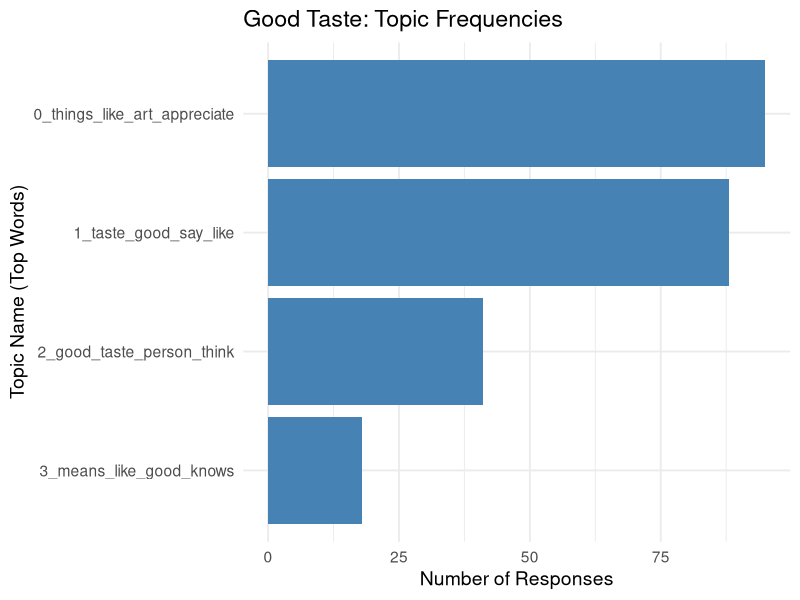
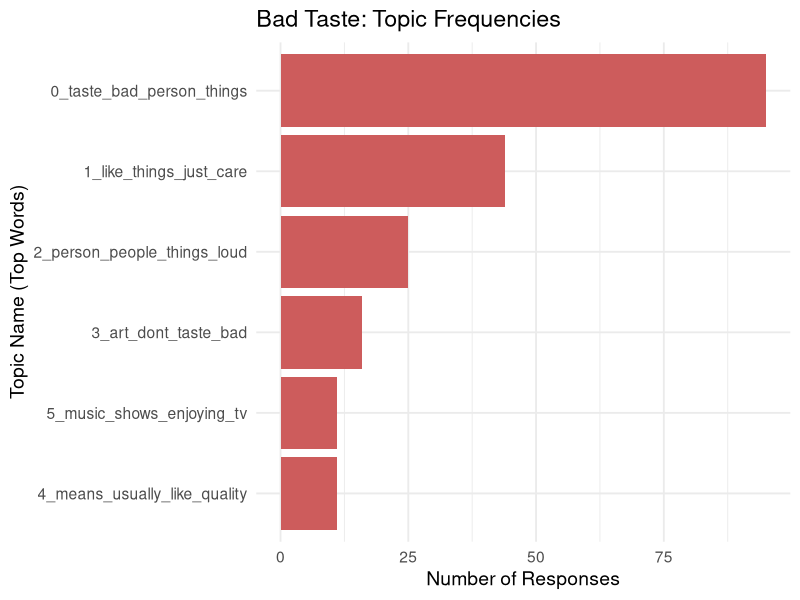
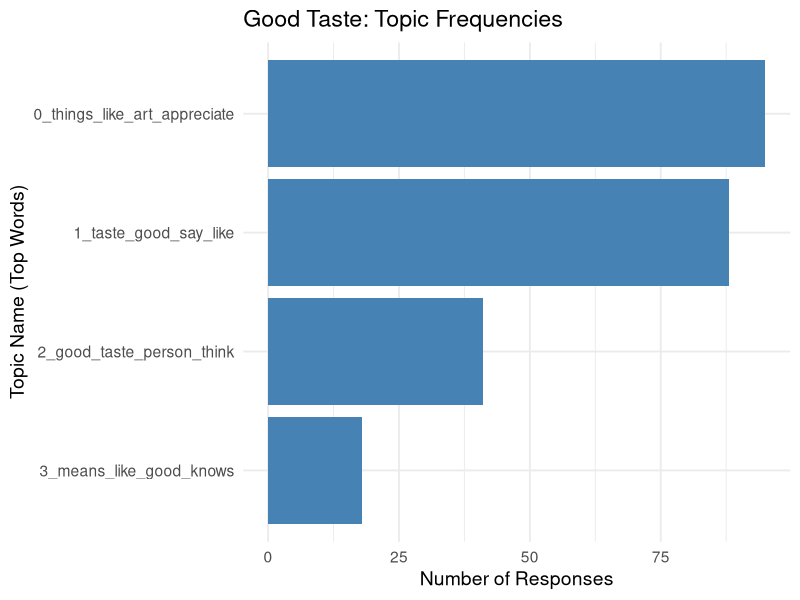
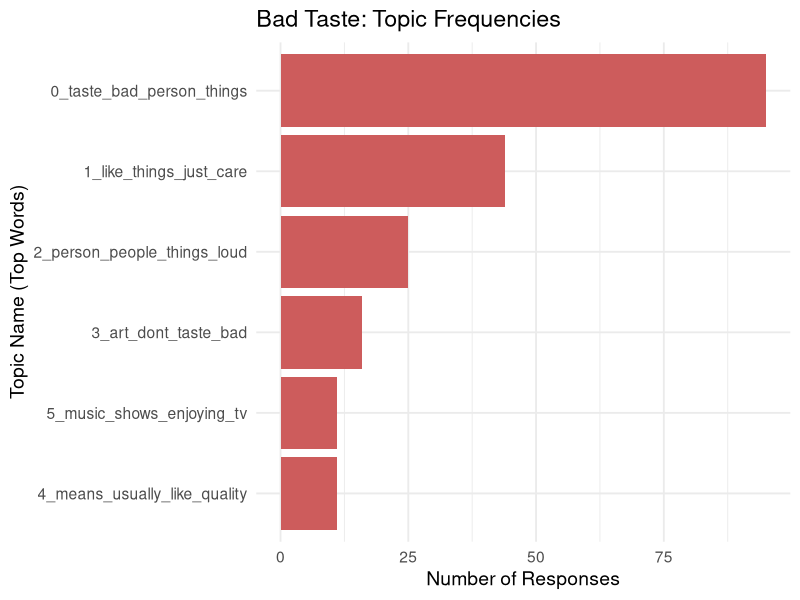

Source code (R) for these figures, in order:
## ---- chunk 1
#| label: load-packages
library(dplyr)
library(ggplot2)
library(readr)
library(stringr)
## ---- chunk 2
#| label: load-models
# Load the pre-computed topic info tables
good_topic_info <- read_csv("Tabs/good_topic_info.csv", show_col_types = FALSE)
bad_topic_info <- read_csv("Tabs/bad_topic_info.csv", show_col_types = FALSE)

# Clean up the Python list formatting in the Representation column
clean_keywords <- function(rep_str) {
  str_remove_all(rep_str, "\\[|\\]|'")
}
good_topic_info$Keywords <- sapply(good_topic_info$Representation, clean_keywords)
bad_topic_info$Keywords <- sapply(bad_topic_info$Representation, clean_keywords)

# Remove the messy Representation and NaN Representative_Docs columns for the table
good_topic_table <- good_topic_info %>% select(Topic, Count, Name, Keywords)
bad_topic_table <- bad_topic_info %>% select(Topic, Count, Name, Keywords)

# Ensure Tabs directory exists and save the tables as HTML
dir.create("Tabs", showWarnings = FALSE)

# Write out simple HTML tables
writeLines(
  knitr::kable(good_topic_table, format = "html"), 
  "Tabs/good_taste_summary_table.html"
)
writeLines(
  knitr::kable(bad_topic_table, format = "html"), 
  "Tabs/bad_taste_summary_table.html"
)

head(good_topic_info, 10)
head(bad_topic_info, 10)
## ---- chunk 3
#| label: visualize-topics
#| fig-width: 8
#| fig-height: 6

# Ensure Plots directory exists
dir.create("Plots", showWarnings = FALSE)

# Good Taste Topic Frequencies
p_good <- ggplot(good_topic_info %>% filter(Topic != -1), aes(x = reorder(Name, Count), y = Count)) +
  geom_bar(stat = "identity", fill = "steelblue") +
  coord_flip() +
  theme_minimal(base_size = 14) +
  labs(
    title = "Good Taste: Topic Frequencies", 
    x = "Topic Name (Top Words)", 
    y = "Number of Responses"
  )

print(p_good)
ggsave("Plots/good_taste_topics.png", plot = p_good, width = 8, height = 6)

# Bad Taste Topic Frequencies
p_bad <- ggplot(bad_topic_info %>% filter(Topic != -1), aes(x = reorder(Name, Count), y = Count)) +
  geom_bar(stat = "identity", fill = "indianred") +
  coord_flip() +
  theme_minimal(base_size = 14) +
  labs(
    title = "Bad Taste: Topic Frequencies", 
    x = "Topic Name (Top Words)", 
    y = "Number of Responses"
  )

print(p_bad)
ggsave("Plots/bad_taste_topics.png", plot = p_bad, width = 8, height = 6)
